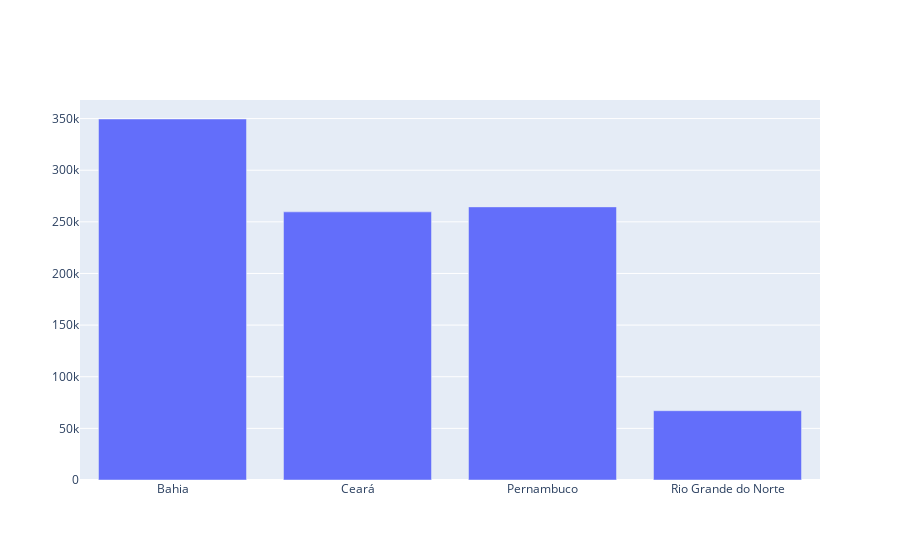

Source (notebook cell):
### Markdown cell above
#### _1.1.1_. Plotando gráfico de barra com o Plotly:

### Code cell
# gráfico de barra retratando a relção do número 
# total de turistas desembarcados em cada estado 

fig = go.Figure()

fig.add_trace(go.Bar(
    x = chegada_estado['UF'], 
    y = chegada_estado['Chegadas'],
    name = 'Chegada de Turistas por Estado'
))

fig.show()

### Figure 1 — Plotly figure (JSON) as saved in the notebook; plotly's stock layout.template omitted (floating-point values rounded to 4 significant figures)
{"data": [{"name": "Chegada de Turistas por Estado", "type": "bar", "x": ["Bahia", "Ceará", "Pernambuco", "Rio Grande do Norte"], "y": [349589, 259656, 264473, 67097]}], "layout": {}}
